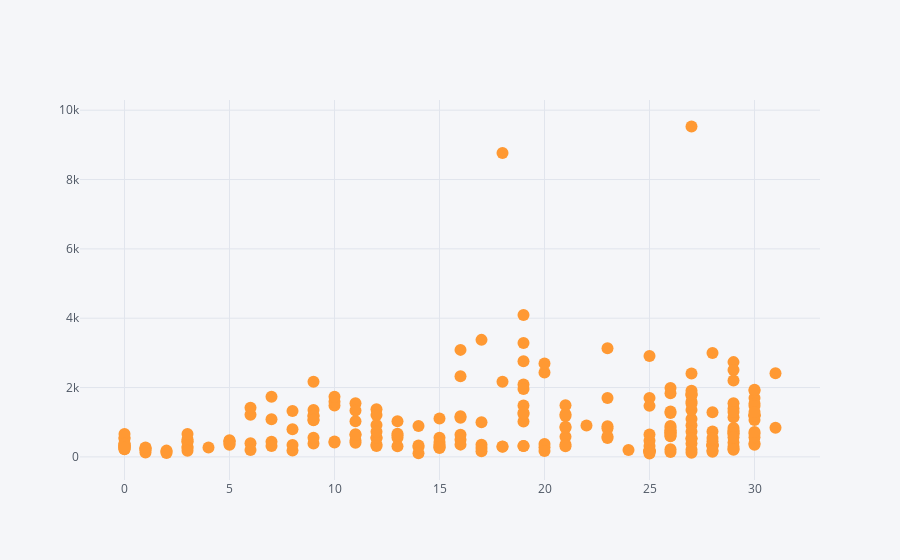

Source (notebook cell):
### Code cell
full.iplot(x='nr_hashtags',y='nr_likes',mode='markers')

### Figure 1 — Plotly figure (JSON) as saved in the notebook; plotly's stock layout.template omitted (floating-point values rounded to 4 significant figures; data arrays with more than 128 entries replaced by an {"elided": "..."} marker saying what was removed)
{"data": [{"line": {"color": "rgba(255, 153, 51, 1.0)", "dash": "solid", "shape": "linear", "width": 1.3}, "marker": {"size": 12, "symbol": "circle"}, "mode": "markers", "name": "nr_likes", "text": "", "type": "scatter", "uid": "28addba6-47d7-4fcd-9cc9-dc8ade588e3e", "x": {"elided": "231 int values"}, "y": {"elided": "231 int values"}}], "layout": {"legend": {"bgcolor": "#F5F6F9", "font": {"color": "#4D5663"}}, "paper_bgcolor": "#F5F6F9", "plot_bgcolor": "#F5F6F9", "title": {"font": {"color": "#4D5663"}}, "xaxis": {"gridcolor": "#E1E5ED", "showgrid": true, "tickfont": {"color": "#4D5663"}, "title": {"font": {"color": "#4D5663"}, "text": ""}, "zerolinecolor": "#E1E5ED"}, "yaxis": {"gridcolor": "#E1E5ED", "showgrid": true, "tickfont": {"color": "#4D5663"}, "title": {"font": {"color": "#4D5663"}, "text": ""}, "zerolinecolor": "#E1E5ED"}}}
